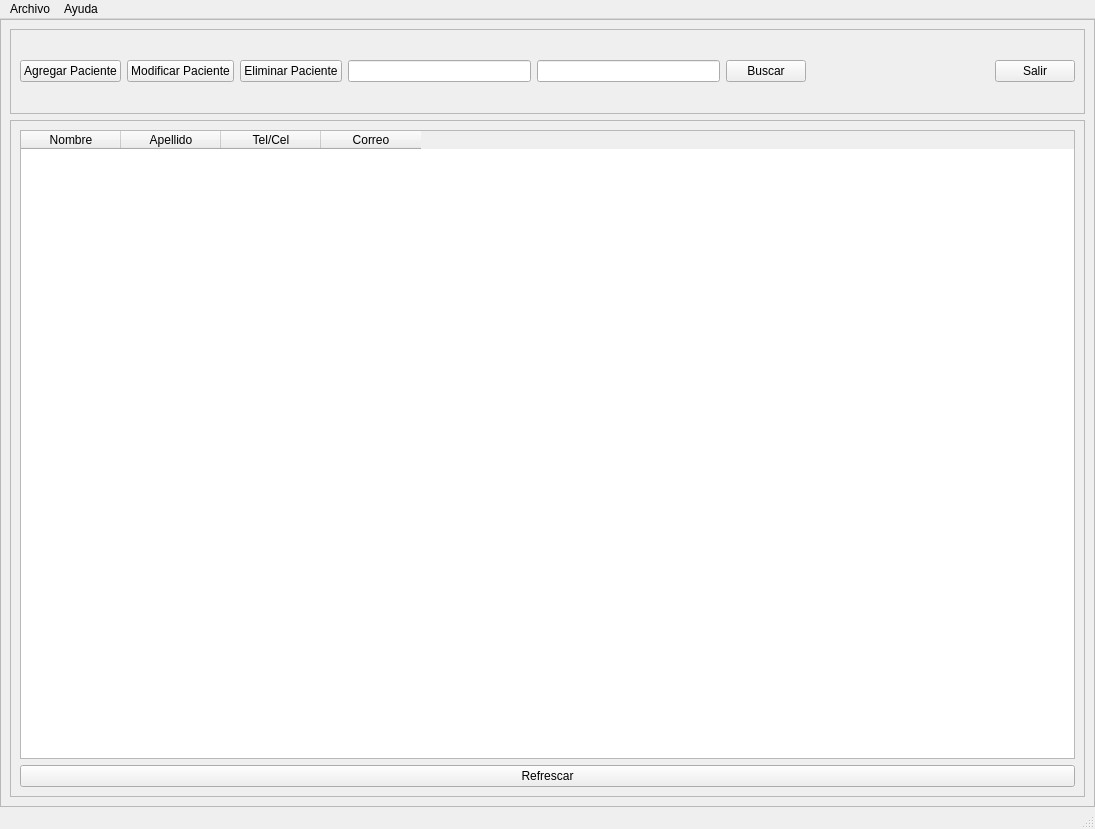
<?xml version="1.0" encoding="UTF-8"?>
<ui version="4.0">
 <class>MainWindow</class>
 <widget class="QMainWindow" name="MainWindow">
  <property name="geometry">
   <rect>
    <x>0</x>
    <y>0</y>
    <width>1095</width>
    <height>829</height>
   </rect>
  </property>
  <property name="windowTitle">
   <string>MainWindow</string>
  </property>
  <widget class="QWidget" name="centralwidget">
   <layout class="QVBoxLayout" name="verticalLayout">
    <property name="spacing">
     <number>0</number>
    </property>
    <property name="leftMargin">
     <number>0</number>
    </property>
    <property name="topMargin">
     <number>0</number>
    </property>
    <property name="rightMargin">
     <number>0</number>
    </property>
    <property name="bottomMargin">
     <number>0</number>
    </property>
    <item>
     <widget class="QFrame" name="frame">
      <property name="layoutDirection">
       <enum>Qt::LayoutDirection::LeftToRight</enum>
      </property>
      <property name="frameShape">
       <enum>QFrame::Shape::StyledPanel</enum>
      </property>
      <property name="frameShadow">
       <enum>QFrame::Shadow::Raised</enum>
      </property>
      <layout class="QVBoxLayout" name="verticalLayout_2" stretch="1">
       <property name="spacing">
        <number>0</number>
       </property>
       <property name="leftMargin">
        <number>0</number>
       </property>
       <property name="topMargin">
        <number>0</number>
       </property>
       <property name="rightMargin">
        <number>0</number>
       </property>
       <property name="bottomMargin">
        <number>0</number>
       </property>
       <item>
        <widget class="QStackedWidget" name="stackedWidget">
         <widget class="QWidget" name="page_db">
          <layout class="QVBoxLayout" name="verticalLayout_3" stretch="1,8">
           <item>
            <widget class="QFrame" name="frame_superior">
             <property name="frameShape">
              <enum>QFrame::Shape::StyledPanel</enum>
             </property>
             <property name="frameShadow">
              <enum>QFrame::Shadow::Raised</enum>
             </property>
             <layout class="QHBoxLayout" name="horizontalLayout">
              <item>
               <widget class="QPushButton" name="bt_add_user">
                <property name="text">
                 <string>Agregar Paciente</string>
                </property>
               </widget>
              </item>
              <item>
               <widget class="QPushButton" name="bt_mod_user">
                <property name="text">
                 <string>Modificar Paciente</string>
                </property>
               </widget>
              </item>
              <item>
               <widget class="QPushButton" name="bt_del_user">
                <property name="text">
                 <string>Eliminar Paciente</string>
                </property>
               </widget>
              </item>
              <item>
               <widget class="QLineEdit" name="line_nombre_db"/>
              </item>
              <item>
               <widget class="QLineEdit" name="line_apellido_db"/>
              </item>
              <item>
               <widget class="QPushButton" name="bt_buscar_db">
                <property name="text">
                 <string>Buscar</string>
                </property>
               </widget>
              </item>
              <item>
               <spacer name="horizontalSpacer">
                <property name="orientation">
                 <enum>Qt::Orientation::Horizontal</enum>
                </property>
                <property name="sizeHint" stdset="0">
                 <size>
                  <width>183</width>
                  <height>20</height>
                 </size>
                </property>
               </spacer>
              </item>
              <item>
               <widget class="QPushButton" name="bt_salir_user">
                <property name="text">
                 <string>Salir</string>
                </property>
               </widget>
              </item>
             </layout>
            </widget>
           </item>
           <item>
            <widget class="QFrame" name="frame_contenido">
             <property name="frameShape">
              <enum>QFrame::Shape::StyledPanel</enum>
             </property>
             <property name="frameShadow">
              <enum>QFrame::Shadow::Raised</enum>
             </property>
             <layout class="QVBoxLayout" name="verticalLayout_4">
              <item>
               <widget class="QTableWidget" name="tabla_db">
                <column>
                 <property name="text">
                  <string>Nombre</string>
                 </property>
                </column>
                <column>
                 <property name="text">
                  <string>Apellido</string>
                 </property>
                </column>
                <column>
                 <property name="text">
                  <string>Tel/Cel</string>
                 </property>
                </column>
                <column>
                 <property name="text">
                  <string>Correo</string>
                 </property>
                </column>
               </widget>
              </item>
              <item>
               <widget class="QPushButton" name="bt_refrescar_db">
                <property name="text">
                 <string>Refrescar</string>
                </property>
               </widget>
              </item>
             </layout>
            </widget>
           </item>
          </layout>
         </widget>
         <widget class="QWidget" name="page_add_user">
          <layout class="QVBoxLayout" name="verticalLayout_6" stretch="1,8,1">
           <item>
            <widget class="QLabel" name="label">
             <property name="maximumSize">
              <size>
               <width>16777215</width>
               <height>50</height>
              </size>
             </property>
             <property name="text">
              <string>Agregar Paciente</string>
             </property>
             <property name="alignment">
              <set>Qt::AlignmentFlag::AlignCenter</set>
             </property>
            </widget>
           </item>
           <item>
            <layout class="QVBoxLayout" name="verticalLayout_5">
             <item>
              <widget class="QLineEdit" name="line_nombre_add">
               <property name="placeholderText">
                <string>Nombre</string>
               </property>
              </widget>
             </item>
             <item>
              <widget class="QLineEdit" name="line_apellido_add">
               <property name="placeholderText">
                <string>Apellido</string>
               </property>
              </widget>
             </item>
             <item>
              <widget class="QLineEdit" name="line_cel_add">
               <property name="placeholderText">
                <string>Tel/Cel</string>
               </property>
              </widget>
             </item>
             <item>
              <widget class="QLineEdit" name="line_correo_add">
               <property name="placeholderText">
                <string>Correo</string>
               </property>
              </widget>
             </item>
            </layout>
           </item>
           <item>
            <layout class="QHBoxLayout" name="horizontalLayout_2">
             <item>
              <widget class="QPushButton" name="bt_guardar_add">
               <property name="text">
                <string>Guardar</string>
               </property>
              </widget>
             </item>
             <item>
              <spacer name="horizontalSpacer_2">
               <property name="orientation">
                <enum>Qt::Orientation::Horizontal</enum>
               </property>
               <property name="sizeHint" stdset="0">
                <size>
                 <width>40</width>
                 <height>20</height>
                </size>
               </property>
              </spacer>
             </item>
             <item>
              <widget class="QPushButton" name="bt_volver_add">
               <property name="minimumSize">
                <size>
                 <width>0</width>
                 <height>30</height>
                </size>
               </property>
               <property name="text">
                <string>Volver</string>
               </property>
              </widget>
             </item>
            </layout>
           </item>
          </layout>
         </widget>
         <widget class="QWidget" name="page_del_user">
          <layout class="QVBoxLayout" name="verticalLayout_7">
           <item>
            <widget class="QLabel" name="label_2">
             <property name="text">
              <string>Eliminar Paciente</string>
             </property>
             <property name="alignment">
              <set>Qt::AlignmentFlag::AlignCenter</set>
             </property>
            </widget>
           </item>
           <item>
            <layout class="QHBoxLayout" name="horizontalLayout_3">
             <item>
              <widget class="QLineEdit" name="line_nombre_del">
               <property name="placeholderText">
                <string>Nombre</string>
               </property>
              </widget>
             </item>
             <item>
              <widget class="QLineEdit" name="line_apellido_del">
               <property name="placeholderText">
                <string>Apellido</string>
               </property>
              </widget>
             </item>
             <item>
              <widget class="QPushButton" name="bt_buscar_del">
               <property name="text">
                <string>Buscar</string>
               </property>
              </widget>
             </item>
            </layout>
           </item>
           <item>
            <widget class="QTableWidget" name="tabla_del">
             <column>
              <property name="text">
               <string>Nombre</string>
              </property>
             </column>
             <column>
              <property name="text">
               <string>Apellido</string>
              </property>
             </column>
             <column>
              <property name="text">
               <string>Tel/Cel</string>
              </property>
             </column>
             <column>
              <property name="text">
               <string>Correo</string>
              </property>
             </column>
            </widget>
           </item>
           <item>
            <layout class="QHBoxLayout" name="horizontalLayout_4">
             <item>
              <widget class="QPushButton" name="bt_eliminar_del">
               <property name="text">
                <string>Eliminar</string>
               </property>
              </widget>
             </item>
             <item>
              <spacer name="horizontalSpacer_3">
               <property name="orientation">
                <enum>Qt::Orientation::Horizontal</enum>
               </property>
               <property name="sizeHint" stdset="0">
                <size>
                 <width>40</width>
                 <height>20</height>
                </size>
               </property>
              </spacer>
             </item>
             <item>
              <widget class="QPushButton" name="bt_volver_del">
               <property name="text">
                <string>Volver</string>
               </property>
              </widget>
             </item>
            </layout>
           </item>
          </layout>
         </widget>
         <widget class="QWidget" name="page_vacunas">
          <layout class="QVBoxLayout" name="verticalLayout_11">
           <item>
            <widget class="QLabel" name="label_8">
             <property name="text">
              <string>Esquema de vacunación</string>
             </property>
             <property name="alignment">
              <set>Qt::AlignmentFlag::AlignCenter</set>
             </property>
            </widget>
           </item>
           <item>
            <widget class="QTableWidget" name="tabla_vacunas">
             <row>
              <property name="text">
               <string>Recién Nacido</string>
              </property>
             </row>
             <row>
              <property name="text">
               <string>2 Meses</string>
              </property>
             </row>
             <row>
              <property name="text">
               <string>3 Meses</string>
              </property>
             </row>
             <row>
              <property name="text">
               <string>4 Meses</string>
              </property>
             </row>
             <row>
              <property name="text">
               <string>5 Meses</string>
              </property>
             </row>
             <row>
              <property name="text">
               <string>6 Meses</string>
              </property>
             </row>
             <row>
              <property name="text">
               <string>12 Meses</string>
              </property>
             </row>
             <row>
              <property name="text">
               <string>15 Meses</string>
              </property>
             </row>
             <row>
              <property name="text">
               <string>15-18 Meses</string>
              </property>
             </row>
             <row>
              <property name="text">
               <string>18 Meses</string>
              </property>
             </row>
             <row>
              <property name="text">
               <string>24 Meses</string>
              </property>
             </row>
             <row>
              <property name="text">
               <string>5-6 Años</string>
              </property>
             </row>
             <row>
              <property name="text">
               <string>11 Años</string>
              </property>
             </row>
             <row>
              <property name="text">
               <string>15+  Años</string>
              </property>
             </row>
             <row>
              <property name="text">
               <string>Adultos</string>
              </property>
             </row>
             <row>
              <property name="text">
               <string>Embarazadas</string>
              </property>
             </row>
             <row>
              <property name="text">
               <string>Puerperio</string>
              </property>
             </row>
             <row>
              <property name="text">
               <string>Personal de salud</string>
              </property>
             </row>
             <column>
              <property name="text">
               <string>BCG</string>
              </property>
             </column>
             <column>
              <property name="text">
               <string>Hepatitis B</string>
              </property>
             </column>
             <column>
              <property name="text">
               <string>Neumococo Conjugada</string>
              </property>
             </column>
             <column>
              <property name="text">
               <string>Quintuple o Pentavalente (3)</string>
              </property>
             </column>
             <column>
              <property name="text">
               <string>IPV (4)</string>
              </property>
             </column>
             <column>
              <property name="text">
               <string>Rotavirus</string>
              </property>
             </column>
             <column>
              <property name="text">
               <string>Meningococo ACYW</string>
              </property>
             </column>
             <column>
              <property name="text">
               <string>Antigripal</string>
              </property>
             </column>
             <column>
              <property name="text">
               <string>Hepatitis A</string>
              </property>
             </column>
             <column>
              <property name="text">
               <string>Triple Viral (5)</string>
              </property>
             </column>
             <column>
              <property name="text">
               <string>Varicela</string>
              </property>
             </column>
             <column>
              <property name="text">
               <string>Triple Bacteriana Celular (6)</string>
              </property>
             </column>
             <column>
              <property name="text">
               <string>Triple Bacteriana Acelular (7)</string>
              </property>
             </column>
             <column>
              <property name="text">
               <string>Virus Papiloma Humano</string>
              </property>
             </column>
             <column>
              <property name="text">
               <string>Doble Bacteriana (8)</string>
              </property>
             </column>
             <column>
              <property name="text">
               <string>Virus Sincicial Respiratorio (9)</string>
              </property>
             </column>
             <column>
              <property name="text">
               <string>Fiebre Amarilla (*)</string>
              </property>
             </column>
             <column>
              <property name="text">
               <string>Fiebre Hemorragica Argentina</string>
              </property>
             </column>
             <item row="0" column="0">
              <property name="text">
               <string>Única dosis</string>
              </property>
             </item>
             <item row="0" column="1">
              <property name="text">
               <string>Dosis neonatal</string>
              </property>
             </item>
             <item row="1" column="2">
              <property name="text">
               <string>1º dosis</string>
              </property>
             </item>
             <item row="1" column="3">
              <property name="text">
               <string>1º dosis</string>
              </property>
             </item>
             <item row="1" column="4">
              <property name="text">
               <string>1º dosis</string>
              </property>
             </item>
             <item row="1" column="5">
              <property name="text">
               <string>1º dosis</string>
              </property>
             </item>
             <item row="2" column="6">
              <property name="text">
               <string>1º dosis</string>
              </property>
             </item>
             <item row="3" column="2">
              <property name="text">
               <string>2º dosis</string>
              </property>
             </item>
             <item row="3" column="3">
              <property name="text">
               <string>2º dosis</string>
              </property>
             </item>
             <item row="3" column="4">
              <property name="text">
               <string>2º dosis</string>
              </property>
             </item>
             <item row="3" column="5">
              <property name="text">
               <string>2º dosis</string>
              </property>
             </item>
             <item row="4" column="6">
              <property name="text">
               <string>2º dosis</string>
              </property>
             </item>
             <item row="4" column="7">
              <property name="text">
               <string/>
              </property>
             </item>
             <item row="5" column="3">
              <property name="text">
               <string>3º dosis</string>
              </property>
             </item>
             <item row="5" column="4">
              <property name="text">
               <string>3º dosis</string>
              </property>
             </item>
             <item row="5" column="7">
              <property name="text">
               <string>dosis anual</string>
              </property>
             </item>
             <item row="6" column="2">
              <property name="text">
               <string>refuerzo</string>
              </property>
             </item>
             <item row="6" column="8">
              <property name="text">
               <string>Única dosis</string>
              </property>
             </item>
             <item row="6" column="9">
              <property name="text">
               <string>1º dosis</string>
              </property>
             </item>
             <item row="7" column="6">
              <property name="text">
               <string>refuerzo</string>
              </property>
             </item>
             <item row="7" column="10">
              <property name="text">
               <string>Única dosis</string>
              </property>
             </item>
             <item row="8" column="3">
              <property name="text">
               <string>1º refuerzo</string>
              </property>
             </item>
             <item row="8" column="4">
              <property name="text">
               <string>1º refuerzo</string>
              </property>
             </item>
             <item row="9" column="16">
              <property name="text">
               <string>1º dosis</string>
              </property>
             </item>
             <item row="11" column="4">
              <property name="text">
               <string>2º refuerzo</string>
              </property>
             </item>
             <item row="11" column="9">
              <property name="text">
               <string>2º dosis</string>
              </property>
             </item>
             <item row="11" column="11">
              <property name="text">
               <string>2º refuerzo</string>
              </property>
             </item>
             <item row="12" column="6">
              <property name="text">
               <string>Única dosis</string>
              </property>
             </item>
             <item row="12" column="12">
              <property name="text">
               <string>refuerzo</string>
              </property>
             </item>
             <item row="12" column="13">
              <property name="text">
               <string>2 dosis</string>
              </property>
             </item>
             <item row="12" column="16">
              <property name="text">
               <string>refuerzo</string>
              </property>
             </item>
             <item row="13" column="17">
              <property name="text">
               <string>Única dosis</string>
              </property>
             </item>
             <item row="14" column="14">
              <property name="text">
               <string>Refuerzo c/10 años</string>
              </property>
             </item>
             <item row="15" column="7">
              <property name="text">
               <string>Única dosis</string>
              </property>
             </item>
             <item row="15" column="12">
              <property name="text">
               <string>una dosis</string>
              </property>
             </item>
             <item row="16" column="7">
              <property name="text">
               <string>Única dosis</string>
              </property>
             </item>
             <item row="17" column="7">
              <property name="text">
               <string>Única dosis</string>
              </property>
             </item>
             <item row="17" column="12">
              <property name="text">
               <string>una dosis</string>
              </property>
             </item>
            </widget>
           </item>
           <item>
            <layout class="QHBoxLayout" name="horizontalLayout_8">
             <item>
              <widget class="QPushButton" name="bt_guardar_vacuna">
               <property name="text">
                <string>Guardar</string>
               </property>
              </widget>
             </item>
             <item>
              <spacer name="horizontalSpacer_6">
               <property name="orientation">
                <enum>Qt::Orientation::Horizontal</enum>
               </property>
               <property name="sizeHint" stdset="0">
                <size>
                 <width>40</width>
                 <height>20</height>
                </size>
               </property>
              </spacer>
             </item>
             <item>
              <widget class="QPushButton" name="bt_volver_vacuna">
               <property name="text">
                <string>Volver</string>
               </property>
              </widget>
             </item>
            </layout>
           </item>
          </layout>
         </widget>
         <widget class="QWidget" name="page_mod_user">
          <layout class="QVBoxLayout" name="verticalLayout_10" stretch="0,0,2,0">
           <item>
            <widget class="QLabel" name="label_3">
             <property name="text">
              <string>Modificar Paciente</string>
             </property>
             <property name="alignment">
              <set>Qt::AlignmentFlag::AlignCenter</set>
             </property>
            </widget>
           </item>
           <item>
            <layout class="QHBoxLayout" name="horizontalLayout_6">
             <item>
              <widget class="QLineEdit" name="line_nombre_buscar_mod">
               <property name="placeholderText">
                <string>Nombre</string>
               </property>
              </widget>
             </item>
             <item>
              <widget class="QLineEdit" name="line_apellido_buscar_mod">
               <property name="placeholderText">
                <string>Apellido</string>
               </property>
              </widget>
             </item>
             <item>
              <widget class="QPushButton" name="bt_buscar_mod">
               <property name="text">
                <string>Buscar</string>
               </property>
              </widget>
             </item>
             <item>
              <spacer name="horizontalSpacer_4">
               <property name="orientation">
                <enum>Qt::Orientation::Horizontal</enum>
               </property>
               <property name="sizeHint" stdset="0">
                <size>
                 <width>40</width>
                 <height>20</height>
                </size>
               </property>
              </spacer>
             </item>
            </layout>
           </item>
           <item>
            <layout class="QHBoxLayout" name="horizontalLayout_7">
             <item>
              <layout class="QVBoxLayout" name="verticalLayout_8">
               <item>
                <widget class="QLabel" name="label_4">
                 <property name="text">
                  <string>NOMBRE</string>
                 </property>
                </widget>
               </item>
               <item>
                <widget class="QLabel" name="label_5">
                 <property name="text">
                  <string>APELLIDO</string>
                 </property>
                </widget>
               </item>
               <item>
                <widget class="QLabel" name="label_6">
                 <property name="text">
                  <string>TEL/CEL</string>
                 </property>
                </widget>
               </item>
               <item>
                <widget class="QLabel" name="label_7">
                 <property name="text">
                  <string>CORREO</string>
                 </property>
                </widget>
               </item>
              </layout>
             </item>
             <item>
              <layout class="QVBoxLayout" name="verticalLayout_9">
               <property name="spacing">
                <number>80</number>
               </property>
               <item>
                <widget class="QLineEdit" name="line_nombre_mod"/>
               </item>
               <item>
                <widget class="QLineEdit" name="line_apellido_mod"/>
               </item>
               <item>
                <widget class="QLineEdit" name="line_cel_mod"/>
               </item>
               <item>
                <widget class="QLineEdit" name="line_correo_mod"/>
               </item>
              </layout>
             </item>
            </layout>
           </item>
           <item>
            <layout class="QHBoxLayout" name="horizontalLayout_5">
             <item>
              <widget class="QPushButton" name="bt_modificar_mod">
               <property name="text">
                <string>Modificar</string>
               </property>
              </widget>
             </item>
             <item>
              <spacer name="horizontalSpacer_5">
               <property name="orientation">
                <enum>Qt::Orientation::Horizontal</enum>
               </property>
               <property name="sizeHint" stdset="0">
                <size>
                 <width>40</width>
                 <height>20</height>
                </size>
               </property>
              </spacer>
             </item>
             <item>
              <widget class="QPushButton" name="bt_volver_mod">
               <property name="text">
                <string>Volver</string>
               </property>
              </widget>
             </item>
            </layout>
           </item>
          </layout>
         </widget>
        </widget>
       </item>
      </layout>
     </widget>
    </item>
   </layout>
  </widget>
  <widget class="QMenuBar" name="menubar">
   <property name="geometry">
    <rect>
     <x>0</x>
     <y>0</y>
     <width>1095</width>
     <height>33</height>
    </rect>
   </property>
   <widget class="QMenu" name="menuArchivo">
    <property name="title">
     <string>Archivo</string>
    </property>
    <addaction name="actionSalir"/>
   </widget>
   <widget class="QMenu" name="menuAyuda">
    <property name="title">
     <string>Ayuda</string>
    </property>
    <addaction name="actionManual"/>
    <addaction name="separator"/>
    <addaction name="actionAcerca_de"/>
   </widget>
   <addaction name="menuArchivo"/>
   <addaction name="menuAyuda"/>
  </widget>
  <widget class="QStatusBar" name="statusbar"/>
  <action name="actionManual">
   <property name="text">
    <string>Manual</string>
   </property>
  </action>
  <action name="actionAcerca_de">
   <property name="text">
    <string>Acerca de...</string>
   </property>
  </action>
  <action name="actionSalir">
   <property name="text">
    <string>Salir</string>
   </property>
  </action>
 </widget>
 <resources/>
 <connections/>
</ui>
